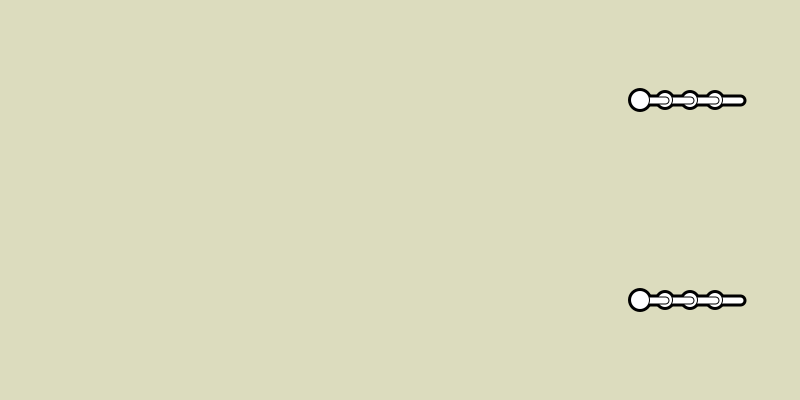
Frame 1 (no input)
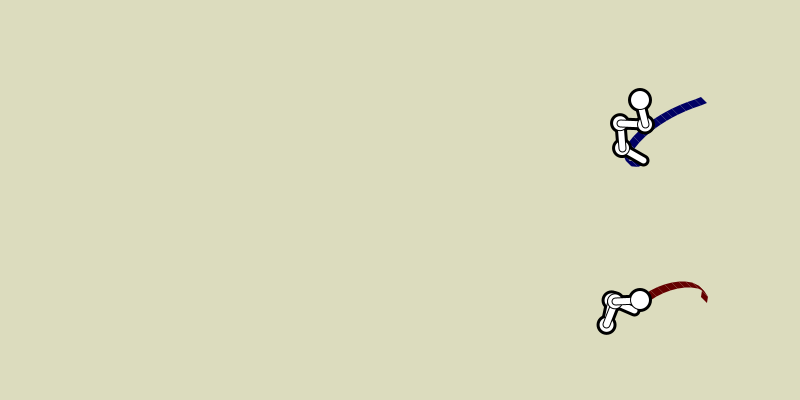
Frame 60 (the mouse pressed at the canvas centre just before this capture)
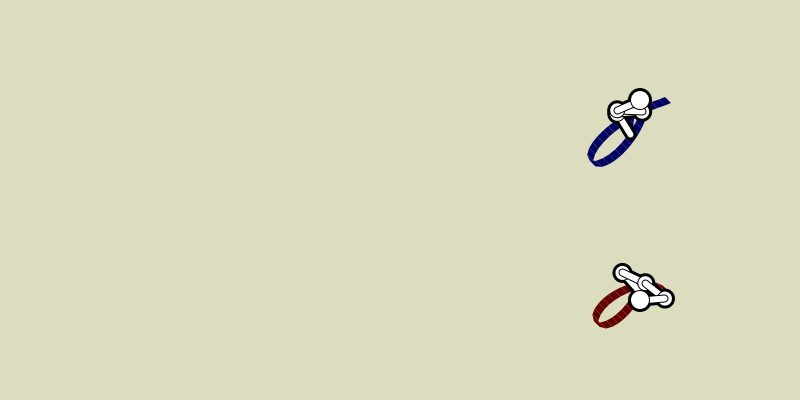
Frame 120 (the mouse held since frame 60 and released just before this capture)

The Processing sketch that drew these frames (run headless with seeded random() and noise(); from frame 60 on, the mouse is pressed at the canvas centre):

// Processing sketch: AsemicMachine
// ── AsemicMachine.pde
/*
 This shows the mechanism driving my earlier Asemic Writing sketch.
   
 Only a subset of the original's features are supported.
  
 Original is here:
 http://www.openprocessing.org/visuals/?visualID=36960
 And the javascript version is here:
 http://www.openprocessing.org/sketch/111773 
*/
 
 
Hand h,f;
int lastMillis;
 
void setup( )
{
  size( 800,400 );
  smooth();
  background(220,220,190);
 
  h = new Hand(50,1*height/4,4*6,0,  5.0,5.0,new Nib(3,color(0,0,100)),7,3,-2,19);
  f = new Hand(50,3*height/4,4*6,0,  5.0,5.0,new Nib(3,color(100,0,0)),-3,5,-7,23);
  lastMillis = millis(); 
}
 
void draw( )
{
  int tmp = millis();
  float dt = (tmp-lastMillis)/1000.0;
  lastMillis = tmp;
  background(220,220,190);
   
  dt = min( dt,1/20.0);
     
  dt *= 1.5;
   h.update( dt );
   f.update( dt );
}
// -----------
class Hand
{
  Pen pen;
  int na;
  Arm []a;
  float xpos ;
  float ypos ;
  float vx,vy;
  float sx,sy;
  float px,py;
 
 
  Hand( float xi, float yi, float vxi, float vyi, float sxi, float syi,Pen peni,
         int a1,int a2, int a3, int a4 )
  {
    pen = peni;
     
    na = 4;
    a = new Arm[na];
 
    a[0] = new Arm( 5,0,2*PI/a1);
    a[1] = new Arm( 5,0,2*PI/a2);
    a[2] = new Arm( 5,0,2*PI/a3);
    a[3] = new Arm( 5,0,2*PI/a4);
   
    xpos = xi;
    ypos = yi;
    vx = vxi;
    vy = vyi;
    sx = sxi;
    sy = syi;
  }
   
  void update( float dt )
  {
  int i,j;
   float rx = 1;
   float ry = 0;
   float l = dist(0,0,vx,vy);
   if( l!=0)
   {
     rx = vx/l;
     ry = vy/l;
   }
 
 
    for(i=0; i<na;i++)
    {
      a[i].update(dt);
    }
     
    float [] ax = new float[na];
    float [] ay = new float[na];
    float x = 0;
    float y = 0;
    for( i=0; i<na; i++)
    {
      x += cos(a[i].a)*a[i].l;
      y += sin(a[i].a)*a[i].l;
      ax[i] = xpos + x*sx;
      ay[i] = ypos + y*sy;
    }
 
    pushMatrix();
    translate( width*0.8-xpos,0);
    x *= sx;
    y *= sy;
    float xp = xpos + x*rx - y*ry;
    float yp = ypos + y*rx + x*ry;
    pen.drawTo( xp,yp);
    pen.render();
 
    // draw machine [
    fill(0);
    noStroke();
    for( i=na-1; i>=0; i--)
    {
     noStroke();
        fill(0);
      if( i<na-1)
        ellipse(ax[i],ay[i],20,20);
      else
        ellipse(xpos,ypos,24,24);
      stroke(0);
      strokeWeight(12);
      if( i>0 )
        line(ax[i-1],ay[i-1],ax[i],ay[i]);
      else
        line(xpos,ypos,ax[i],ay[i]);
     }
 
    for( i=na-1; i>=0; i--)
    {
      noStroke();
      if( i<na-1)
      {
        fill(0);
        ellipse(ax[i],ay[i],16,16);
        fill(255);
        ellipse(ax[i],ay[i],14,14);
      }
      stroke(0);
      strokeWeight(8);
      if( i>0 )
        line(ax[i-1],ay[i-1],ax[i],ay[i]);
      else
        line(xpos,ypos,ax[i],ay[i]);
      stroke(255);
      strokeWeight(6);
      if( i>0 )
        line(ax[i-1],ay[i-1],ax[i],ay[i]);
      else
        line(xpos,ypos,ax[i],ay[i]);
   
      if(i==0)
      {
        noStroke();
        fill(0);
        ellipse(xpos,ypos,20,20);
        fill(255);
        ellipse(xpos,ypos,18,18);
      }
 
 
    }
    // ] machine
    popMatrix();
     
    xpos += dt*vx;
    ypos += dt*vy;
 
    if( false && xpos >width )
    {
      xpos = 0;
      ypos += height*3/9;
      pen.first = true;
    }
     
  }
   
}
// -----------
class Arm
{
  float l;
  float a;
  float w;
   
  Arm( float li, float ai, float wi )
  {
    l = li;
    a = ai;
    w = wi;
  }
   
  void update( float dt )
  {
    a += w*dt;
    if( a>PI ) a -= 2*PI;
    if( a<-PI ) a+= 2*PI;
  }
}
 
// -----------
class Pen
{
  boolean first;
  float px,py;
  float sz;
  color c;
   
  Pen( )
  {
    first = true;
    sz = 1.0;
    c = color(0,0,0);
  }
   
  Pen( float szi, color ci )
  {
    first = true;
    sz = szi;
    c = ci;
  }
  void drawTo( float x, float y )
  {
    if( first )
    {
      px = x;
      py = y;
      first = false;
      return;
    }
    if( dist(px,py,x,y) <2 )
      return;
    stroke(c);
    strokeWeight(sz);
    line( px,py,x,y);
    px = x;
    py = y;
  }
   
  void render()
  {
  }
}
 
// -----------
int maxq = 500;
class Nib extends Pen
{
  int nq;
  float[][] xq;
  float[][] yq;
   
  Nib( float szi, color ci )
  {
    nq = 0;
    xq = new float[maxq][4];
    yq = new float[maxq][4];
    first = true;
    sz = szi;
    c = ci;
 
  }
  void drawTo( float x, float y )
  {
    if( first )
    {
      px = x;
      py = y;
      first = false;
      return;
    }
    if( dist(px,py,x,y) <6 )
      return;
 
    if( nq>=maxq )
    {
      int discard = 100;
      nq -= discard;
      for(int j=0; j<nq; j++)
      {
        for(int i=0; i<4;i++)
        {
          xq[j][i] = xq[j+discard][i];
          yq[j][i] = yq[j+discard][i];
        }
      }
    }
     
    xq[nq][0]=px-sz;yq[nq][0]=py-sz;
    xq[nq][1]=x-sz;yq[nq][1]=y-sz;
    xq[nq][2]=x+sz;yq[nq][2]=y+sz;
    xq[nq][3]=px+sz;yq[nq][3]=py+sz;
 
    ++nq;
    px = x;
    py = y;
  }
   
  void render( )
  {
    int i;
    for( i=0; i<nq; i++)
    {
      fill(c);
      noStroke();
      quad( xq[i][0],yq[i][0],
          xq[i][1],yq[i][1],
          xq[i][2],yq[i][2],
          xq[i][3],yq[i][3]);
    }
  }
}
